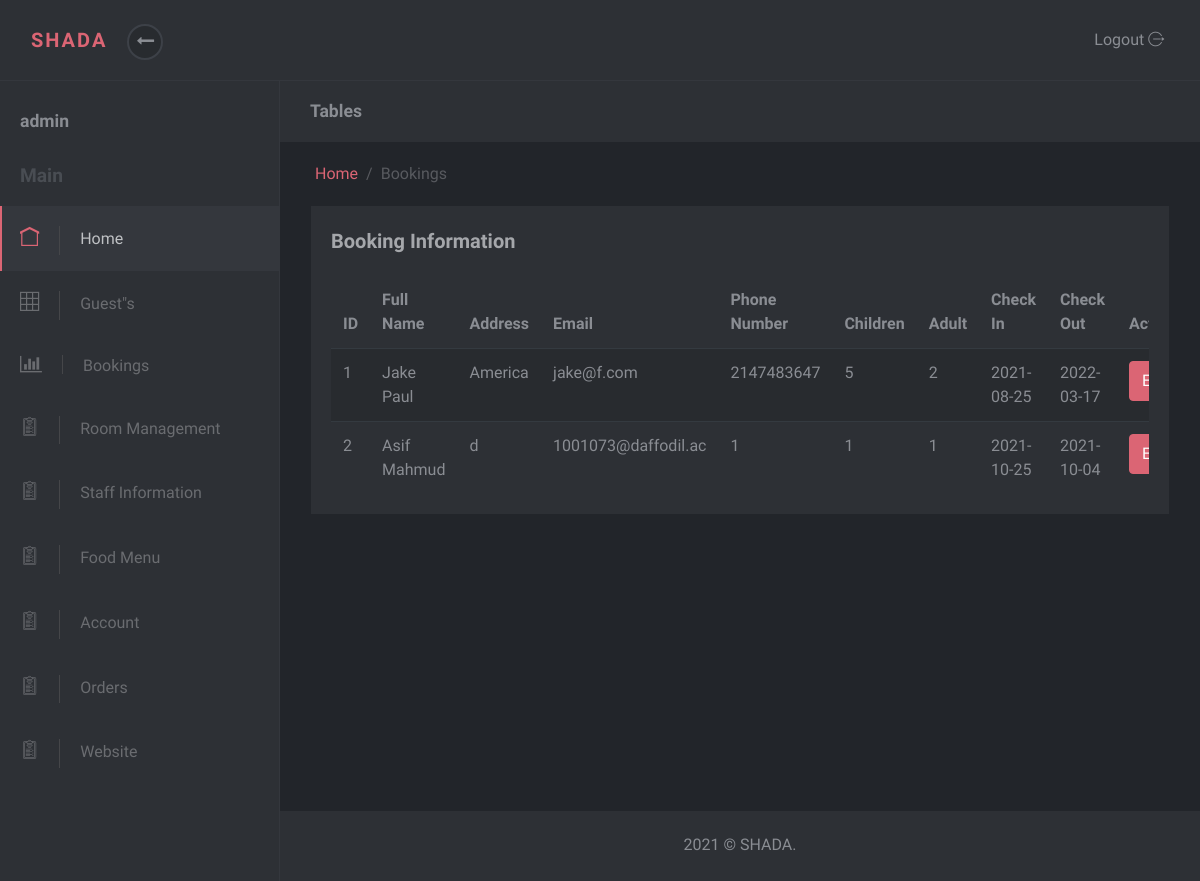
Page /admin-panel/bookings.php (signed in) on the committed database.
### tables this page shows
CREATE TABLE `booking_info` (
  `id` int(11) NOT NULL,
  `full_name` varchar(50) NOT NULL,
  `address` varchar(50) NOT NULL,
  `email` varchar(50) NOT NULL,
  `contact` int(20) NOT NULL,
  `child` int(10) NOT NULL,
  `adult` int(10) NOT NULL,
  `check_in` date NOT NULL,
  `check_out` date NOT NULL
);

### admin-panel/bookings.php (the view, shortened to what this page needs)
<?php
include("header.php");
include("../database/db.php");
?>
      <div class="page-content">
        <div class="page-header no-margin-bottom">
          <div class="container-fluid">
            <h2 class="h5 no-margin-bottom">Tables</h2>
          </div>
        </div>
        <div class="container-fluid">
          <ul class="breadcrumb">
            <li class="breadcrumb-item"><a href="index.html">Home</a></li>
            <li class="breadcrumb-item active">Bookings</li>
          </ul>
        </div>
        <section class="no-padding-top">
          <div class="container-fluid">
            <div class="row">
              <div class="col-lg-12">
                <div class="block margin-bottom-sm">
                  <div class="title"><strong>Booking Information</strong></div>
                  <div class="table-responsive">
                    <table class="table table-striped">
                      <thead>
                        <tr>
                          <th>ID</th>
                          <th>Full Name</th>
                          <th>Address</th>
                          <th>Email</th>
                          <th>Phone Number</th>
                          <th>Children</th>
                          <th>Adult</th>
                          <th>Check In</th>
                          <th>Check Out</th>
                          <th>Action</th>
                        </tr>
                      </thead>
                    <?php
                      $query = "SELECT * FROM `booking_info`";
                      $result = mysqli_query($db_con, $query);
                      if(mysqli_num_rows($result) > 0){
                        foreach($result as $row)
                        {
                          ?>
                        <tr>
                          <td><?php echo $row['id'];?></td>
                          <td><?php echo $row['full_name'];?></td>
                          <td><?php echo $row['address'];?></td>
                          <td><?php echo $row['email'];?></td>
                          <td><?php echo $row['contact'];?></td>
                          <td><?php echo $row['child'];?></td>
                          <td><?php echo $row['adult'];?></td>
                          <td><?php echo $row['check_in'];?></td>
                          <td><?php echo $row['check_out'];?></td>
                          <td><button type="submit" id="submit" name="submit" class="btn btn-primary"><a href="update_booking.php?id=<?php echo $row['id'];?>">Edit</a></button></td>
                        </tr>
                          <?php
                        }
                      }
                    ?>
                    </table>
                  </div>
                </div>
              </div>
            </div>
          </div>
        </section>
<?php
include("footer.php");
?>

### admin-panel/css/style.default.css (style rules this page uses)
body { position: relative; }
section { padding: 0 1rem; }
a { -webkit-transition: all 0.3s; transition: all 0.3s; display: inline-block; }
button { cursor: pointer; }
i, span, strong { display: inline-block; }
.no-padding-top { padding-top: 0 !important; }
.no-margin-bottom { margin-bottom: 0 !important; }
.margin-bottom-sm { margin-bottom: 30px !important; }
.breadcrumb { background: none; padding: 20px 20px; margin-bottom: 0; color: #8a8d93; }
.breadcrumb a { color: #DB6574; text-decoration: none !important; }
.breadcrumb li.active { color: #585a5f; }
.breadcrumb-item + .breadcrumb-item::before { color: #585a5f; }
.block { padding: 20px; background: #2d3035; color: #8a8d93; margin-bottom: 30px; }
.page-content { position: relative; background: #22252a; min-height: 100vh; width: calc(100% - 280px); padding: 0; padding-bottom: 70px; }
.page-header { padding: 20px 15px; background: #2d3035; color: #8a8d93; margin-bottom: 30px; }
.block .title { margin-bottom: 20px; }
.block .title strong:first-child { font-size: 1.25rem; color: #a5a7ab; }
button, input[type='submit'] { cursor: pointer; font-family: inherit; font-weight: 300 !important; }
.table { margin-bottom: 0; color: #8a8d93; }
.table td, .table th { border-color: #343a40; }
.table thead th { border: none; }
.table-striped tbody tr { -webkit-transition: all 0.3s; transition: all 0.3s; }
.table-striped tbody tr:nth-of-type(odd) { background-color: #282b2f; }
.btn { font-weight: 400; border: 1px solid transparent; padding: 0.45rem 0.75rem; font-size: 1rem; line-height: 1.5; border-radius: 0.25rem; -webkit-transition: color 0.15s ease-in-out, background-color 0.15s ease-in-out, border-color 0.15s ease-in-out, -webkit-box-shadow 0.15s ease-in-out; transition: color 0.15s ease-in-out, background-color 0.15s ease-in-out, border-color 0.15s ease-in-out, -webkit-box-shadow 0.15s ease-in-out; transition: color 0.15s ease-in-out, background-color 0.15s ease-in-out, border-color 0.15s ease-in-out, box-shadow 0.15s ease-in-out; transition: color 0.15s ease-in-out, background-color 0.15s ease-in-out, border-color 0.15s ease-in-out, box-shadow 0.15s ease-in-out, -webkit-box-shadow 0.15s ease-in-out; }
.btn-primary { color: color-yiq(#DB6574); background-color: #DB6574; border-color: #DB6574; }
body { font-family: "Muli", sans-serif; font-size: 1rem; font-weight: 400; line-height: 1.5; color: #8a8d93; background-color: #fff; }
a { color: #ffffff; text-decoration: none; }
h1, h2, h3, h4, h5, h6, .h1, .h2, .h3, .h4, .h5, .h6 { margin-bottom: 0.5rem; font-family: inherit; font-weight: 700; line-height: 1.2; color: inherit; }
h2, .h2 { font-size: 1.7rem; }
h5, .h5 { font-size: 1.1rem; }

### rows in the picture
booking_info: id "1", full_name "Jake Paul", address "America", email "jake@f.com", contact "2147483647", child "5", adult "2", check_in "2021-08-25", check_out "2022-03-17"
booking_info: id "2", full_name "Asif Mahmud", address "d", email "1001073@daffodil.ac", contact "1", child "1", adult "1", check_in "2021-10-25", check_out "2021-10-04"

### other values in the picture
$_SESSION['full_name'] "admin"
